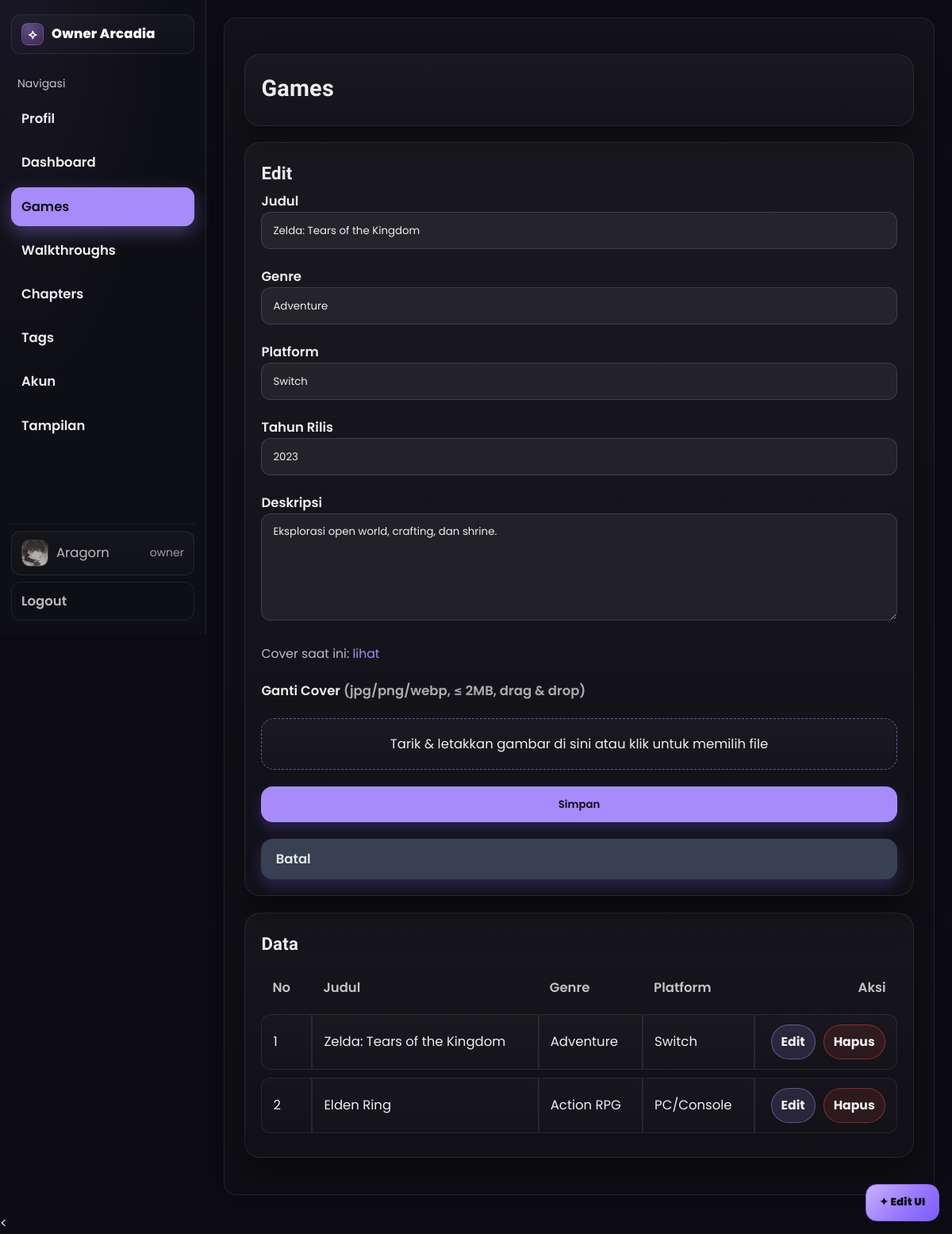
The page /public/admin/games.php?action=edit&id=2 (signed in) on the database its author committed.
### tables this page shows
CREATE TABLE `users` (
  `id` int(11) NOT NULL,
  `name` varchar(120) NOT NULL,
  `full_name` varchar(100) DEFAULT NULL,
  `username` varchar(50) DEFAULT NULL,
  `email` varchar(150) NOT NULL,
  `password_hash` varchar(255) NOT NULL,
  `role` enum('OWNER','ADMIN','USER') NOT NULL DEFAULT 'USER',
  `avatar_url` varchar(255) DEFAULT NULL,
  `banner_url` varchar(255) DEFAULT NULL,
  `created_at` timestamp NOT NULL DEFAULT current_timestamp(),
  `last_login_at` datetime DEFAULT NULL,
  `bio` text DEFAULT NULL,
  `is_active` tinyint(1) NOT NULL DEFAULT 1,
  `updated_at` timestamp NULL DEFAULT current_timestamp() ON UPDATE current_timestamp()
);

CREATE TABLE `games` (
  `id` int(11) NOT NULL,
  `title` varchar(150) NOT NULL,
  `genre` varchar(80) DEFAULT NULL,
  `platform` varchar(80) DEFAULT NULL,
  `release_year` int(11) DEFAULT NULL,
  `image_url` varchar(255) DEFAULT NULL,
  `description` text DEFAULT NULL,
  `cover_blob` longblob DEFAULT NULL,
  `cover_mime` varchar(40) DEFAULT NULL,
  `cover_size` int(11) DEFAULT NULL,
  `cover_focus_x` tinyint(4) DEFAULT 50,
  `cover_focus_y` tinyint(4) DEFAULT 50
);

### lib/db.php (called while the page is built, shortened)
<?php
function db_all($mysqli, $sql, $params = [], $types = '')
{
  $stmt = $mysqli->prepare($sql);
  if ($params)
    $stmt->bind_param($types ?: str_repeat('s', count($params)), ...$params);
  $stmt->execute();
  $res = $stmt->get_result();
  $rows = $res ? $res->fetch_all(MYSQLI_ASSOC) : [];
  return $rows;
}
function db_one($mysqli, $sql, $params = [], $types = '')
{
  $rows = db_all($mysqli, $sql, $params, $types);
  return $rows[0] ?? null;
}
?>

### lib/helpers.php (called while the page is built, shortened)
<?php
function e($s)
{
  return htmlspecialchars((string) $s, ENT_QUOTES, 'UTF-8');
}
?>

### public/admin/games.php (the view, shortened to what this page needs)
<?php
require_once __DIR__ . '/../../config.php';
require_once __DIR__ . '/../../lib/helpers.php';
require_once __DIR__ . '/../../lib/db.php';
$action = $_POST['action'] ?? ($_GET['action'] ?? 'list');
require_once __DIR__ . '/_header.php';
?>
<div class="card">
  <h1>Games</h1>
</div>
<?php
if ($action === 'edit') {
  $id = (int)($_GET['id'] ?? 0);
  $g = db_one($mysqli, "SELECT * FROM games WHERE id=?", [$id], 'i');
  ?>
  <div class="card">
    <h2>Edit</h2>
    <form method="post" action="games.php" class="grid" enctype="multipart/form-data">
      <label>Judul <input class="input" name="title" value="<?= e($g['title']) ?>"></label>
      <label>Genre <input class="input" name="genre" value="<?= e($g['genre']) ?>"></label>
      <label>Platform <input class="input" name="platform" value="<?= e($g['platform']) ?>"></label>
      <label>Tahun Rilis <input class="input" type="number" name="release_year" value="<?= e($g['release_year']) ?>"></label>
      <label>Deskripsi <textarea name="description" rows="5"><?= e($g['description']) ?></textarea></label>
      <?php if (!empty($g['image_url'])): ?>
        <div class="small">Cover saat ini: <a href="<?= e($g['image_url']) ?>" target="_blank">lihat</a></div>
      <?php endif; ?>
      <label>Ganti Cover <span style="opacity:.7">(jpg/png/webp, ≤ 2MB, drag & drop)</span></label>
      <div class="dz" id="dz-cover">
        <div>Tarik & letakkan gambar di sini atau klik untuk memilih file</div>
      </div>
      <button class="btn">Simpan</button>
      <a class="btn gray" href="games.php">Batal</a>
    </form>
  </div>
<?php } ?>
<?php
$rows = db_all($mysqli, "SELECT id,title,genre,platform FROM games ORDER BY id DESC");
?>
<div class="card">
  <h2>Data</h2>
  <table class="tbl">
    <thead>
      <tr>
        <th style="width:64px">No</th>
        <th>Judul</th>
        <th>Genre</th>
        <th>Platform</th>
        <th style="width:180px;text-align:right">Aksi</th>
      </tr>
    </thead>
    <tbody>
      <?php $no=1; foreach ($rows as $r): ?>
        <tr>
          <td><?= $no++ ?></td>
          <td><?= e($r['title']) ?></td>
          <td><?= e($r['genre']) ?></td>
          <td><?= e($r['platform']) ?></td>
          <td class="act">
            <div class="actions">
              <a class="chip-btn chip-edit" href="games.php?action=edit&id=<?= (int)$r['id'] ?>">Edit</a>
              <a class="chip-btn chip-del"
                 href="games.php?action=delete&id=<?= (int)$r['id'] ?>"
                 onclick="return confirm('Hapus &quot;<?= e($r['title']) ?>&quot;?')">Hapus</a>
            </div>
          </td>
        </tr>
      <?php endforeach; ?>
    </tbody>
  </table>
</div>
<?php require_once __DIR__ . '/_footer.php';

### public/admin/_header.php (shortened to what this page needs)
<?php
require_once __DIR__ . '/../../config.php';
require_once __DIR__ . '/../../lib/helpers.php';
require_once __DIR__ . '/../../lib/db.php';
$path = (string)($_SERVER['REQUEST_URI'] ?? '');
function active(string $needle, string $path): string {
  return (strpos($path, $needle) !== false) ? 'is-active' : '';
}
$me  = $_SESSION['user'] ?? [];
$uid = (int)($me['id'] ?? 0);
if ($uid > 0) {
  $row = db_one($mysqli, "SELECT name, role, avatar_url FROM users WHERE id=?", [$uid], 'i');
  if ($row) {
    $me = $_SESSION['user'];
  }
}
$userName   = e($me['name'] ?? 'Admin');
$userRole   = strtolower((string)($me['role'] ?? 'admin'));
$userAvatar = trim((string)($me['avatar_url'] ?? ''));
$meFull  = function_exists('current_user') ? current_user() : ($_SESSION['user'] ?? null);
$isOwner = $meFull && strtoupper($meFull['role'] ?? '') === 'OWNER';
function app_setting($k,$def=''){
  global $mysqli;
  $has = $mysqli->query("SHOW TABLES LIKE 'app_settings'");
  $row = db_one($mysqli,"SELECT value FROM app_settings WHERE `key`=?",[$k],'s');
  return $row['value'] ?? $def;
}
$APP_LOGO = app_setting('site_logo_url','');
?>
<!doctype html>
<html lang="id">
<head>
  <link rel="stylesheet" href="/arcadia/assets/styles.css" />
</head>
<body>
<div class="admin-layout">
  <aside class="sidenav" id="sidenav" data-collapsed="false">
    <div class="brand">
      <?php if ($APP_LOGO): ?>
        <img src="<?= e($APP_LOGO) ?>" alt="Logo" style="height:28px;width:auto;display:block">
        <div>Owner Arcadia</div>
      <?php else: ?>
        <div class="brand-badge">⟡</div>
        <div>Owner Arcadia</div>
      <?php endif; ?>
    </div>
    <div class="nav-section">
      <div class="nav-title">Navigasi</div>
      <ul class="nav-list">
        <li><a class="nav-link <?= active('/admin/profile.php', $path) ?> <?= active('/admin/admin-info.php', $path) ?>" href="/arcadia/public/admin/profile.php">Profil</a></li>
        <li><a class="nav-link <?= active('/admin/index.php', $path) ?>" href="/arcadia/public/admin/">Dashboard</a></li>
        <li><a class="nav-link <?= active('/admin/games.php', $path) ?>" href="/arcadia/public/admin/games.php">Games</a></li>
        <li><a class="nav-link <?= active('/admin/walkthroughs.php', $path) ?>" href="/arcadia/public/admin/walkthroughs.php">Walkthroughs</a></li>
        <li><a class="nav-link <?= active('/admin/chapters.php', $path) ?>" href="/arcadia/public/admin/chapters.php">Chapters</a></li>
        <li><a class="nav-link <?= active('/admin/tags.php', $path) ?>" href="/arcadia/public/admin/tags.php">Tags</a></li>
        <?php if ($isOwner): ?>
          <li><a class="nav-link <?= active('/admin/users.php', $path) ?>" href="/arcadia/public/admin/users.php">Akun</a></li>
        <?php endif; ?>
        <?php if ($isOwner): ?>
  <li><a class="nav-link <?= active('/admin/appearance.php', $path) ?>" href="/arcadia/public/admin/appearance.php">Tampilan</a></li>
<?php endif; ?>
      </ul>
    </div>
    <div class="nav-foot">
      <a class="user-chip" href="/arcadia/public/admin/profile.php" title="Kelola profil">
        <div class="avatar">
          <?php if ($userAvatar !== ''): ?>
            <img src="<?= e($userAvatar) ?>" alt="Avatar">
          <?php else: ?>
            <?= e(mb_strtoupper(mb_substr($userName,0,1))) ?>
          <?php endif; ?>
        </div>
        <div><?= $userName ?></div>
        <span class="role"><?= e($userRole) ?></span>
      </a>
      <a class="logout" href="/arcadia/public/logout.php">Logout</a>
    </div>
  </aside>
  <div class="admin-main">
    <div class="container">

### assets/styles.css (style rules this page uses)
:root { --font-body: 'Poppins', system-ui, -apple-system, 'Segoe UI', Roboto, Ubuntu, 'Helvetica Neue', Arial, 'Noto Sans', sans-serif; --font-heading: 'Rajdhani', system-ui, -apple-system, 'Segoe UI', Roboto, Ubuntu, 'Helvetica Neue', Arial, 'Noto Sans', sans-serif; }
.brand { display: flex; align-items: center; gap: .55rem; font-weight: 800; color: #fff; letter-spacing: .3px }
.nav-link { position: relative; display: inline-block; padding: .55rem .9rem; border-radius: .7rem; color: #d1d5db; border: 1px solid transparent; transition: transform .18s ease, background .25s ease, color .18s ease; will-change: transform; }
.nav-link::after { content: ""; position: absolute; left: .9rem; right: .9rem; bottom: .35rem; height: 2px; background: linear-gradient(90deg, #8b5cf6, #a78bfa); transform: scaleX(0); transform-origin: left; transition: transform .22s ease; border-radius: 2px; opacity: .9; }
:root { --bg1: #0b0b10; --bg2: #160b2e; --card: #0f1020; --text: #e5e7eb; --muted: #9ca3af; --primary: #8b5cf6; --accent: #a78bfa; --ring: rgba(139, 92, 246, .25); --border: rgba(255, 255, 255, .08); --container: 1320px; --gutter: 1.5rem; }
* { box-sizing: border-box }
html, body { height: 100% }
body { margin: 0; font-family: Inter, system-ui, -apple-system, Segoe UI, Roboto, Ubuntu, "Helvetica Neue", Arial, "Noto Sans", sans-serif; color: var(--text); background: linear-gradient(160deg, var(--bg2) 0%, #0a0617 35%, #050509 70%, #000 100%); background-attachment: fixed; }
.container { max-width: 1080px; margin: 0 auto; padding: 1.25rem }
.card { background: linear-gradient(180deg, rgba(255, 255, 255, .03), rgba(255, 255, 255, .01)); border: 1px solid var(--border); border-radius: 18px; box-shadow: 0 20px 40px rgba(0, 0, 0, .35); padding: 1rem; margin: 1rem 0 }
h1, h2, h3 { margin: .25rem 0 .5rem }
h1 { font-size: 1.75rem; letter-spacing: .2px }
h2 { font-size: 1.35rem }
a { color: var(--primary); text-decoration: none }
.btn { display: inline-block; background: var(--primary); color: #0b0b10; padding: .65rem 1.05rem; border-radius: .9rem; border: 1px solid transparent; cursor: pointer; font-weight: 600; box-shadow: 0 8px 18px rgba(139, 92, 246, .25); }
.btn.gray { background: #374151; color: #e5e7eb }
:root { --input-bg: rgba(255, 255, 255, .06); }
.input, select, textarea { width: 100%; padding: .7rem .85rem; background: var(--input-bg); color: var(--text); border: 1px solid var(--border); border-radius: .75rem; outline: none; color-scheme: dark; }
.input::placeholder { color:#a1a1aa }
.grid { display: grid; gap: 1rem }
.brand { font-weight: 800; color: #fff; letter-spacing: .4px }
.small { font-size: .95rem; color: var(--muted) }
:root { --container: 1320px; --gutter: 1.5rem; }
html { font-size: 16.5px; }
body { line-height: 1.6; }
.container { max-width: var(--container) !important; padding: var(--gutter) !important; }
.card { padding: 1.25rem !important; margin: 1.25rem 0 !important; border-radius: 20px !important; }
.grid { gap: 1.25rem !important; }
body, input, button, select, textarea, a, p, li, td, .small { font-family: var(--font-body) !important; font-weight: 400; line-height: 1.65; -webkit-font-smoothing: antialiased; -moz-osx-font-smoothing: grayscale; }
.nav-link, .nav-cta, .btn, label, th { font-family: var(--font-body) !important; font-weight: 600 !important; }
h1, h2, h3 { font-family: var(--font-heading) !important; font-weight: 700 !important; letter-spacing: .2px; line-height: 1.2; }
::placeholder { font-family: var(--font-body); }
:root { --nav-height: 64px; }
html { scroll-behavior: smooth; }
.avatar { width: 44px; height: 44px; border-radius: 50%; border: 1px solid var(--border); background: radial-gradient(80px 40px at -20% -10%, rgba(139, 92, 246, .35), transparent 60%), linear-gradient(180deg, rgba(255, 255, 255, .06), rgba(255, 255, 255, .02)); display: grid; place-items: center; color: #fff; font-weight: 800; letter-spacing: .4px; }
.avatar::after { content: attr(data-initial); }
.input, textarea, select { background: rgba(255,255,255,.06); color: #eee; border: 1px solid rgba(255,255,255,.12); border-radius: 12px; }

### rows shown on the page
users: avatar_url (picture), name "Aragorn", role "owner"
games: title "Zelda: Tears of the Kingdom", genre "Adventure", platform "Switch", release_year "2023", description "Eksplorasi open world, crafting, dan shrine."
games: title "Elden Ring", genre "Action RPG", platform "PC/Console"
